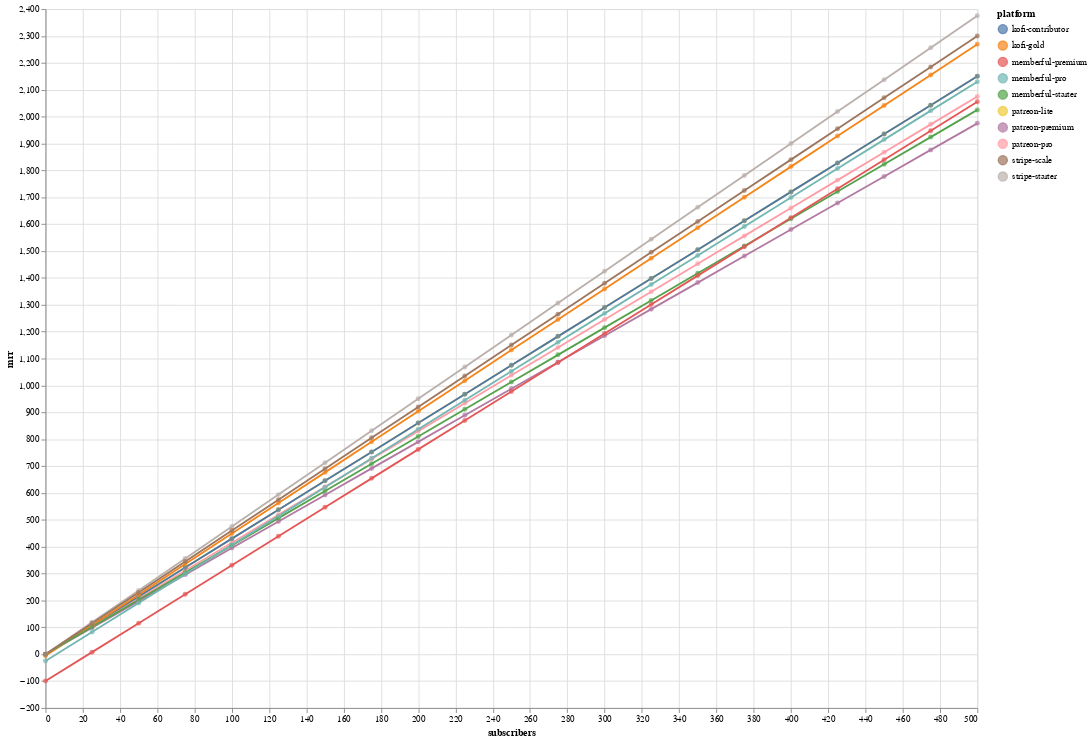

The cell this chart's notebook holds for it:
### Code cell
plt = alt.Chart(
    all_platforms
).encode(
    x="subscribers",
    y="mrr",
    color="platform",
    tooltip=["platform", "subscribers", "mrr"]
).properties(
    width=1024,
    height=768
)
plt.mark_line() + plt.mark_circle()

### Figure 1 — Vega-Lite specification as saved in the notebook (floating-point values rounded to 4 significant figures; data arrays with more than 128 entries replaced by an {"elided": "..."} marker saying what was removed)
{"config": {"view": {"continuousWidth": 300, "continuousHeight": 300}}, "layer": [{"mark": {"type": "line"}, "encoding": {"color": {"field": "platform", "type": "nominal"}, "tooltip": [{"field": "platform", "type": "nominal"}, {"field": "subscribers", "type": "quantitative"}, {"field": "mrr", "type": "quantitative"}], "x": {"field": "subscribers", "type": "quantitative"}, "y": {"field": "mrr", "type": "quantitative"}}}, {"mark": {"type": "circle"}, "encoding": {"color": {"field": "platform", "type": "nominal"}, "tooltip": [{"field": "platform", "type": "nominal"}, {"field": "subscribers", "type": "quantitative"}, {"field": "mrr", "type": "quantitative"}], "x": {"field": "subscribers", "type": "quantitative"}, "y": {"field": "mrr", "type": "quantitative"}}}], "data": {"name": "data-c00c55ca7ffab23517c5c07f8da317c3"}, "height": 768, "width": 1024, "$schema": "https://vega.github.io/schema/vega-lite/v5.6.1.json", "datasets": {"data-c00c55ca7ffab23517c5c07f8da317c3": {"elided": "210 records"}}}
